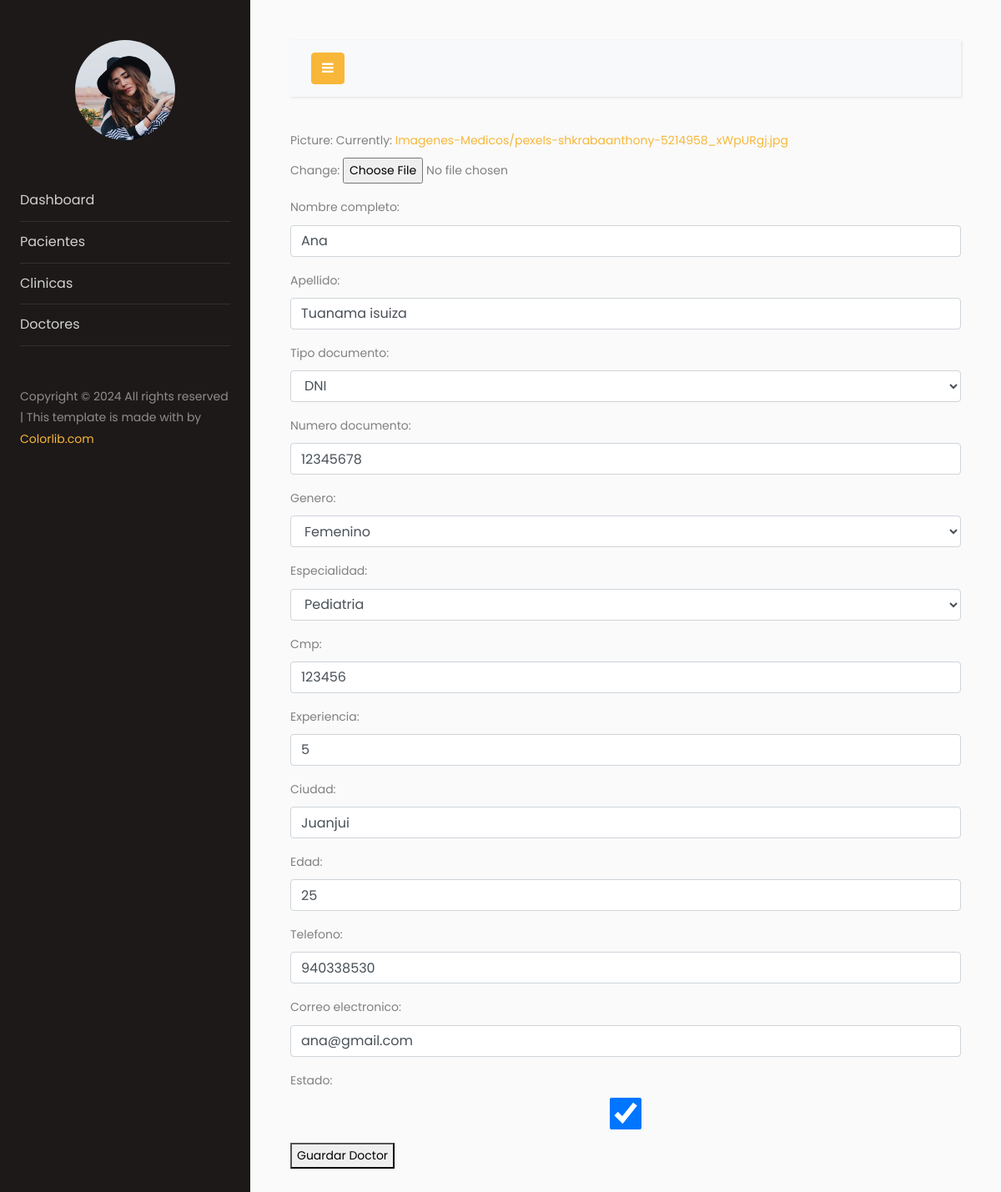
The page /doctores/edit-doctores/5 on the database its author committed.
### Doctores/models.py (models this page shows)
class DoctorModels(models.Model):
    picture =  models.ImageField(upload_to='Imagenes-Medicos')
    nombre_completo =  models.CharField(max_length=255)
    apellido  = models.CharField(max_length=255, null=True)
    tipo_documento = models.CharField(max_length=11, choices=[('DNI','DNI'), ('PASAPORTE', 'Pasaporte'),('CARNET EXT', 'Carnet de Extranjería')], default='DNI')
    numero_documento =  models.IntegerField(null=True)
    Genero = models.CharField(max_length=1, choices=[('M', 'Masculino'),('F', 'Femenino')], default='M')
    especialidad = models.ForeignKey('EspecialidadesModels', on_delete=models.CASCADE, null=True)
    cmp = models.IntegerField()
    experiencia = models.IntegerField()
    ciudad =  models.CharField(max_length=150)
    edad =  models.IntegerField()
    telefono =  models.IntegerField(null=123456789)
    correo_electronico =  models.CharField(max_length=255)
    estado =  models.BooleanField(default=True)
    class Meta:
        verbose_name = 'Doctor'
        verbose_name_plural = 'Doctores'

### Doctores/views.py (the view)
# urls.py: path('edit-doctores/<int:pk>', DoctorEdit.as_view(), name='edit-doctores'),
class DoctorEdit(generic.UpdateView):
    model = DoctorModels
    form_class = DoctorForms
    template_name = 'doctores/forms-doctores.html'
    success_url = reverse_lazy('doctores:doctores')

### Doctores/models.py (called while the page is built)
    def __str__(self):
        return self.nombre_especialidad

### Doctores/templates/doctores/forms-doctores.html (shortened to what this page needs)
{% extends 'panel-control/index.html' %}
{% block content %}
<form method="post" enctype="multipart/form-data">
    {{ form.as_p }}
    <button type="submit">Guardar Doctor</button>
</form>
{% endblock %}

### rows shown on the page
DoctorModels: nombre_completo "Ana", apellido "Tuanama isuiza", tipo_documento "DNI", numero_documento "12345678", Genero "Femenino", especialidad "Pediatria", cmp "123456", experiencia "5", ciudad "Juanjui", edad "25", telefono "940338530", correo_electronico "ana@gmail.com", estado "☑"
